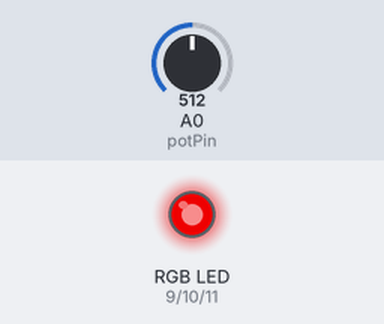
Bench run of a sketch on a simulated Arduino Uno, built with avr-gcc and run on an emulated ATmega328P. On the bench: an RGB LED mixed from three pins (HIGH = lit). Inputs (shaded band) come from the test bench; at power-on: A0 (potPin) = 512. Dim RGB values are drawn brighter than linear.

Above: at 1.2 s.
1.3 s: A0 (potPin) set to 122
At 3.91 s:
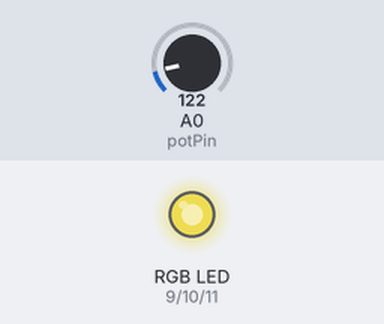
4.3 s: A0 (potPin) set to 306
7.3 s: A0 (potPin) set to 0
At 7.46 s:
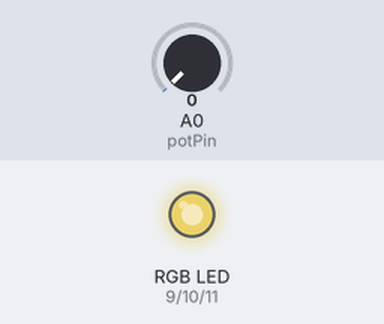
10.3 s: A0 (potPin) set to 900
At 10.38 s:
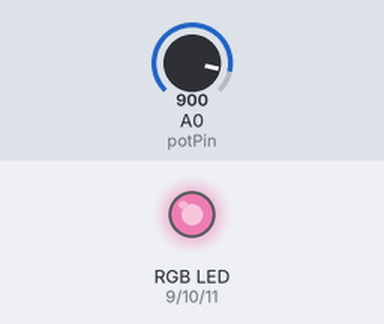
13.3 s: A0 (potPin) set to 716
Timing chart, 0 to 22.7 s (numbered marks = the images above; inputs shaded):
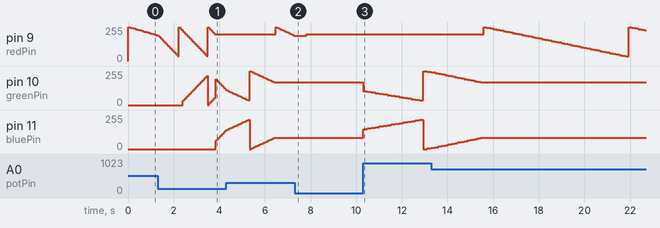

Measured:
- after the input at 1.3 s, pin 11 (bluePin): moves from 0/255 to 140/255 over 0.45 s, starting after 2.5 s
- after the input at 7.3 s, pin 10 (greenPin): stops changing and stays 170/255
- after the input at 10.3 s, pin 9 (redPin): stays 200/255 (without the input it goes to 65/255 after 3.0 s); pin 11 (bluePin): 85/255 → 150/255 at once, → 155/255 0.18 s later, → 160/255 0.18 s later, → 165/255 0.18 s later, … (18 changes in this stretch)

The sketch:

SketchP3-4.ino
```cpp
const int potPin = A0;
const int redPin = 9;
const int greenPin = 10;
const int bluePin = 11;

int fade = 0;

int potVal;

void setup()
{
}

void loop()
{
  potVal = analogRead(potPin);
  potVal = map(potVal,0,1023,5,200);

  if(fade/255 == 0)
  {
    analogWrite(redPin, fade%225);
    analogWrite(redPin, 255 - (fade%225));
  }
  else if(fade/255 == 1)
  {
    analogWrite(redPin, 255 - (fade%225));
    analogWrite(greenPin, fade%225);
  }
   else if(fade/255 == 2)
  {
    analogWrite(greenPin, 255 - (fade%225));
    analogWrite(bluePin, fade%225);
  }
fade += 5;
if(fade/255==3)
fade = 0;
delay(potVal);
}
```
